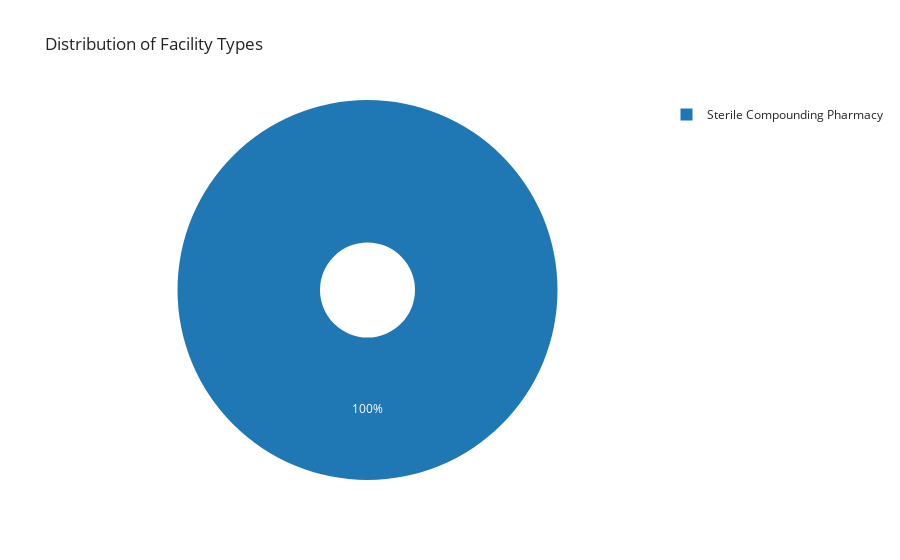

Write notebook code for a chart like this one.
### Code cell
donut_fig = px.pie(facility_counts, names='Facility Type', values='Count', title='Distribution of Facility Types', hole = 0.25, labels = {'Facility Type': 'Type of Facility', 'Count' : 'Number of Facilities'}, template='simple_white')
donut_fig.show()

### Figure 1 — Plotly figure (JSON) as saved in the notebook; plotly's stock layout.template omitted (floating-point values rounded to 4 significant figures)
{"data": [{"domain": {"x": [0.0, 1.0], "y": [0.0, 1.0]}, "hole": 0.25, "hovertemplate": "Type of Facility=%{label}<br>Number of Facilities=%{value}<extra></extra>", "labels": ["Sterile Compounding Pharmacy"], "legendgroup": "", "name": "", "showlegend": true, "values": [68], "type": "pie"}], "layout": {"legend": {"tracegroupgap": 0}, "title": {"text": "Distribution of Facility Types"}}}
